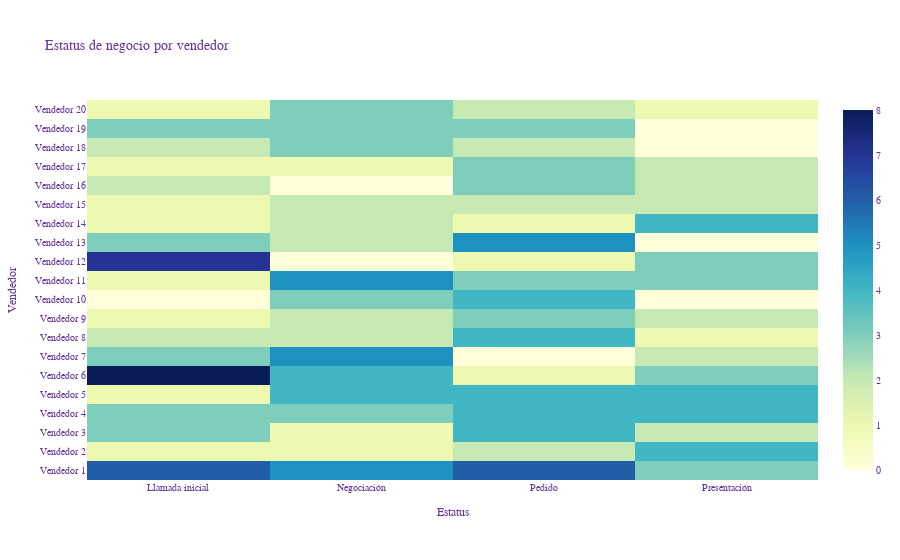

Source (notebook cell):
### Code cell
fig = go.Figure(data=go.Heatmap(df_to_plotly(op),colorscale='YlGnBu',hoverongaps=False))

fig.update_layout(
    yaxis_nticks=50,
    title="Estatus de negocio por vendedor",
    xaxis_title="Estatus",
    yaxis_title="Vendedor",
    legend_title="",
    font=dict(
        family="Courier New, monospace",
        size=10,
        color="RebeccaPurple"
    )
)


fig.show()

### Figure 1 — Plotly figure (JSON) as saved in the notebook; plotly's stock layout.template omitted (floating-point values rounded to 4 significant figures)
{"data": [{"colorscale": [[0, "rgb(255,255,217)"], [0.125, "rgb(237,248,177)"], [0.25, "rgb(199,233,180)"], [0.375, "rgb(127,205,187)"], [0.5, "rgb(65,182,196)"], [0.625, "rgb(29,145,192)"], [0.75, "rgb(34,94,168)"], [0.875, "rgb(37,52,148)"], [1, "rgb(8,29,88)"]], "hoverongaps": false, "type": "heatmap", "x": ["Llamada inicial", "Negociación", "Pedido", "Presentación"], "y": ["Vendedor 1", "Vendedor 2", "Vendedor 3", "Vendedor 4", "Vendedor 5", "Vendedor 6", "Vendedor 7", "Vendedor 8", "Vendedor 9", "Vendedor 10", "Vendedor 11", "Vendedor 12", "Vendedor 13", "Vendedor 14", "Vendedor 15", "Vendedor 16", "Vendedor 17", "Vendedor 18", "Vendedor 19", "Vendedor 20"], "z": [[6, 5, 6, 3], [1, 1, 2, 4], [3, 1, 4, 2], [3, 3, 4, 4], [1, 4, 4, 4], [8, 4, 1, 3], [3, 5, 0, 2], [2, 2, 4, 1], [1, 2, 3, 2], [0, 3, 4, 0], [1, 5, 3, 3], [7, 0, 1, 3], [3, 2, 5, 0], [1, 2, 1, 4], [1, 2, 2, 2], [2, 0, 3, 2], [1, 1, 3, 2], [2, 3, 2, 0], [3, 3, 3, 0], [1, 3, 2, 1]]}], "layout": {"font": {"color": "RebeccaPurple", "family": "Courier New, monospace", "size": 10}, "legend": {"title": {"text": ""}}, "title": {"text": "Estatus de negocio por vendedor"}, "xaxis": {"title": {"text": "Estatus"}}, "yaxis": {"nticks": 50, "title": {"text": "Vendedor"}}}}
